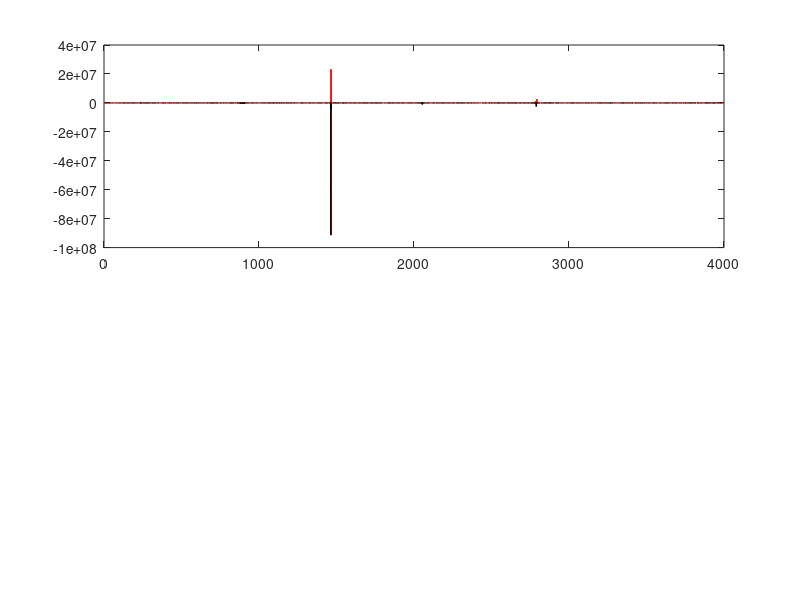

Reproduce this figure in MATLAB. (Note: this script raises an error after producing the figure.)
function AD_SDE_negconcentration()
    clc; clear; close all;

    % Extreme test settings
    V1 = 0.25;
    V2 = 0.11;
    V3 = 2.9;       
    k1 = 0.35;
    k2 = 5.0;
    k3 = 1.0;
    k4 = 1.0;
    n  = 2;         
    epsilon = 0.5;
    
    neg_violations_X = 0; 
    neg_violations_Y = 0; 
    
    sigma1 = 3.5;  % Aumentato da 0.6 a 3.5
    sigma2 = 1.0;  % Aumentato per testare anche il calcio
    
    % Aumentato passo temporale
    dt = 0.25;          
    T_max = 4000;       
    N = round(T_max/dt);
    
    time = linspace(0, T_max, N+1);
    X = zeros(1, N+1); 
    Y = zeros(1, N+1); 
    
    % Parte vicino allo zero
    X(1) = 0.1; 
    Y(1) = 0.1; 
    
    for i = 1:N
        x_curr = X(i);
        y_curr = Y(i);
        

        f_x = epsilon * (V1 + V3 * (y_curr^n / (k3^n + y_curr^n)) - k1 * x_curr);
        f_y = V2 + k4 * x_curr - k2 * y_curr;
        

        g_x = sigma1 * sqrt(epsilon) * x_curr;
        g_y = sigma2 * y_curr;
        
       
        noise_step_X = randn * sqrt(dt);
        noise_step_Y = randn * sqrt(dt);
        
        X(i+1) = x_curr + f_x * dt + g_x * noise_step_X;
        Y(i+1) = y_curr + f_y * dt + g_y * noise_step_Y;
        
        % Conteggio violazioni
        if X(i+1) < 0
            neg_violations_X = neg_violations_X + 1;
        end
            
        if Y(i+1) < 0
            neg_violations_Y = neg_violations_Y + 1;
        end
        
        % IMPORTANTE, ma ora ignorato
        %if X(i+1) < 0, X(i+1) = 1e-6; end % possible reset a un valore piccolo positivo
        %if Y(i+1) < 0, Y(i+1) = 1e-6; end
    end
    
    perc_X = (neg_violations_X / N) * 100;
    perc_Y = (neg_violations_Y / N) * 100;
    
    fprintf('------------------------------------------------\n');
    fprintf('Concentrations test \n');
    fprintf('------------------------------------------------\n');
    fprintf('Parameters: Sigma1=%.1f, dt=%.2f\n', sigma1, dt);
    fprintf('Amyloid violations (X < 0): %d (%.2f%%)\n', neg_violations_X, perc_X);
    fprintf('Calcium violations (Y < 0): %d (%.2f%%)\n', neg_violations_Y, perc_Y);
    fprintf('------------------------------------------------\n');
    

figure(10); clf; 

% Grafico Amiloide (X) 
subplot(2,1,1);
plot(time, X, 'r', 'LineWidth', 1); hold on;
area(time, min(X, 0), 'FaceColor', 'r', 'FaceAlpha', 0.3); 
yline(0, 'k-', 'LineWidth', 2);                           
title('Amyloid (X)');
ylabel('Concentration'); grid on;
ylim([min(X)*1.1, max(X)*1.1]); % adatta gli assi includendo i negativi

% Grafico Calcio (Y)
subplot(2,1,2);
plot(time, Y, 'b', 'LineWidth', 1); hold on;
area(time, min(Y, 0), 'FaceColor', 'b', 'FaceAlpha', 0.3); 
yline(0, 'k-', 'LineWidth', 2);                            
title('Calcium (Y)');
ylabel('Concentration'); xlabel('Tempo'); grid on;
ylim([min(Y)*1.1, max(Y)*1.1]); 